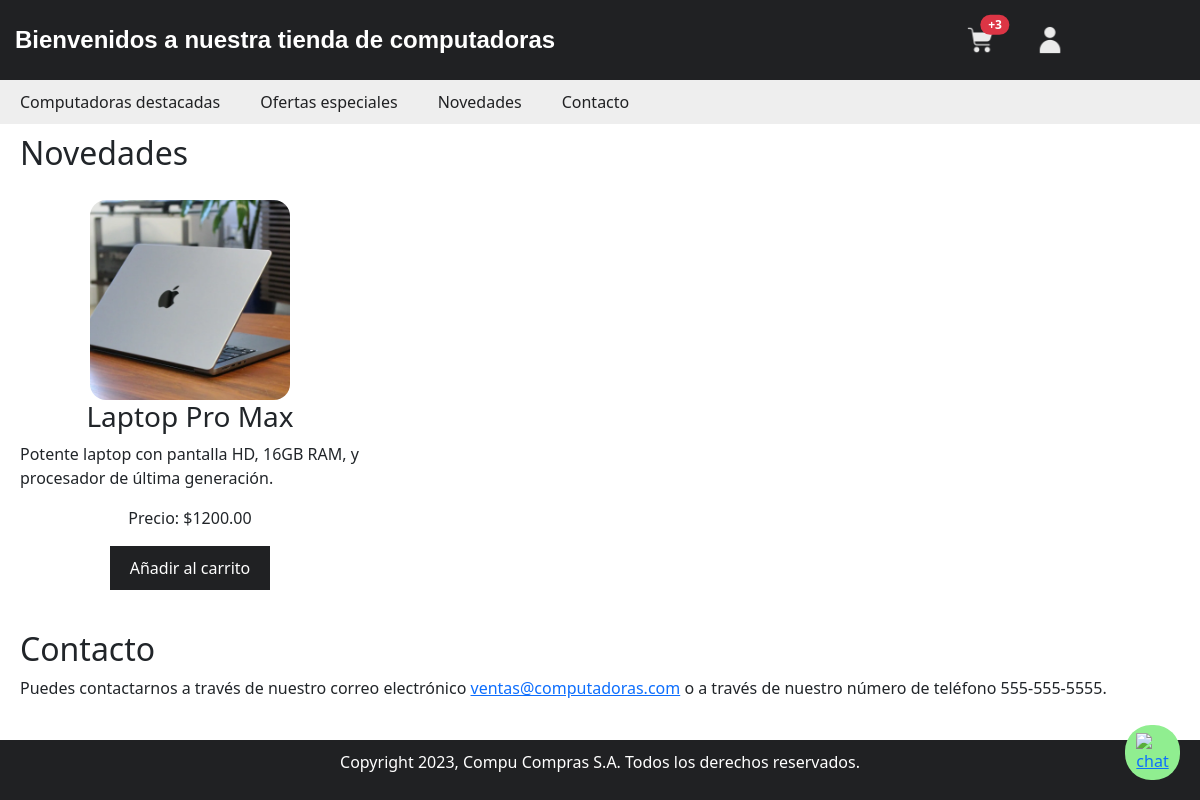
Before: /nuevos with the older database file.
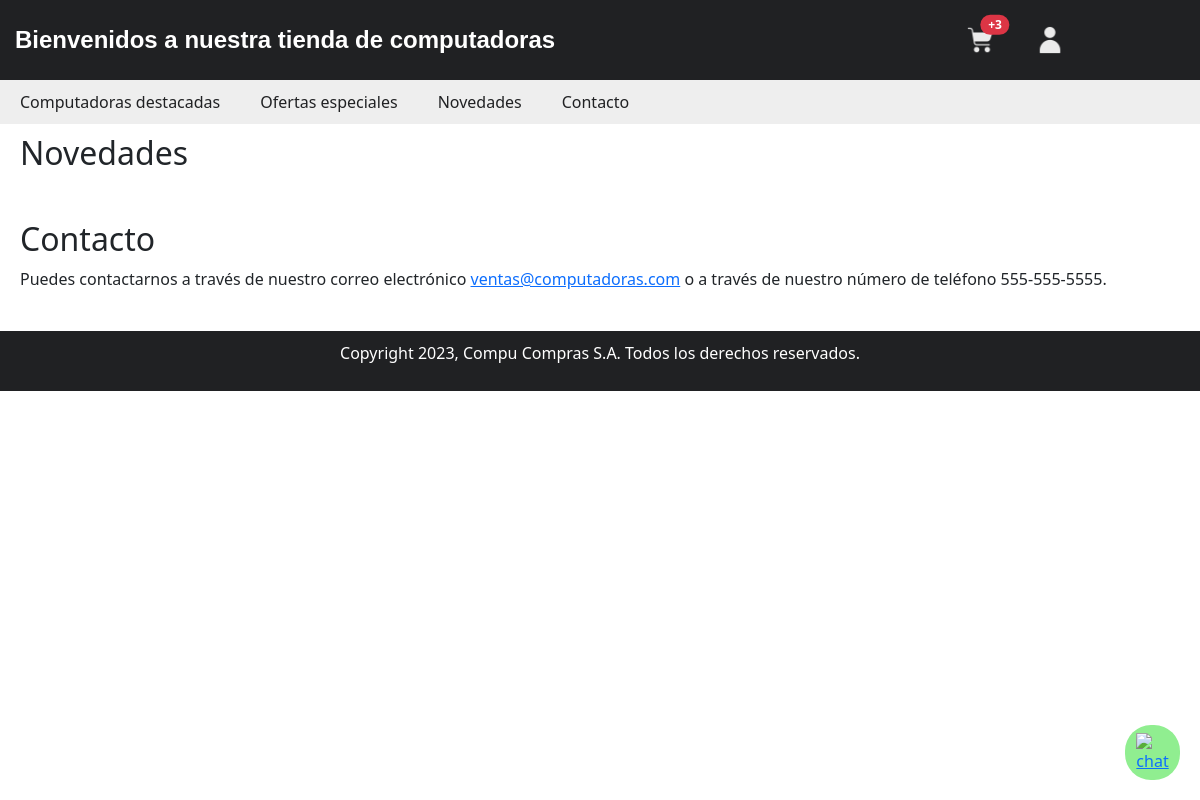
After: the same page with the newer database file.
### store_app/models.py (models this page shows, shortened)
class Producto(models.Model):
    titulo = models.CharField(max_length=100)
    descripcion = models.TextField()
    precio = models.DecimalField(max_digits=10, decimal_places=2)
    categoria = models.CharField(max_length=100, default="Sin categoria")
    imagen = models.ImageField(upload_to="productos", null=True, blank=True)
    class Meta:
        verbose_name = 'Producto'
        verbose_name_plural = 'Productos'

### store_app/views.py (the view)
# urls.py: path('nuevos', views.nuevos, name='nuevos'),
def nuevos(request):
    productos = Producto.objects.all()
    return render(request, 'nuevos.html', {'productos': productos})

### store_app/templates/nuevos.html
{% extends 'base_f.html' %}
{% block content %}
<main>
	<h2>Novedades</h2>
    <section id="novedades" class="d-flex justify-content-around">
		<div class="cuadricula-de-computadoras">
			{%for computadora in productos%}
			{% if computadora.categoria == "novedades" %}
			<div class="computadora align-items-center">
				<img src="{{ computadora.imagen.url }}" alt="{{ computadora.titulo }}">
				<h3>{{computadora.titulo}}</h3>
				<p>{{computadora.descripcion}}</p>
				<p>Precio: ${{computadora.precio}}</p>
				{% if user.is_authenticated %}
				<form action="/agregar_al_carrito/" method="post"
					style="padding: 0%; border: 0cap;  background: none; display: flex; justify-content: center;">
					{% csrf_token %}
					<input type="hidden" name="producto_id" value="{{ computadora.id }}">
					<button type="submit">Añadir al carrito</button>
				</form>
				{% else %}
				<a href="{% url 'login' %}">
					<button type="submit">Añadir al carrito</button>
				</a>
				{% endif %}
			</div>
			{% endif %}
			{%endfor%}
			</div>
	</section>
    <section id="contacto">
		<h2>Contacto</h2>
		<p>Puedes contactarnos a través de nuestro correo electrónico <a href="mailto:ventas@computadoras.com">ventas@computadoras.com</a> o a través de nuestro número de teléfono 555-555-5555.</p>
	</section>
    </main>
{% endblock %}

Changed rows visible on the page:
no longer on this page (row edited): Producto: imagen (picture), titulo "Laptop Pro Max", descripcion "Potente laptop con pantalla HD, 16GB RAM, y procesador de última generación.", precio "1200.00"
